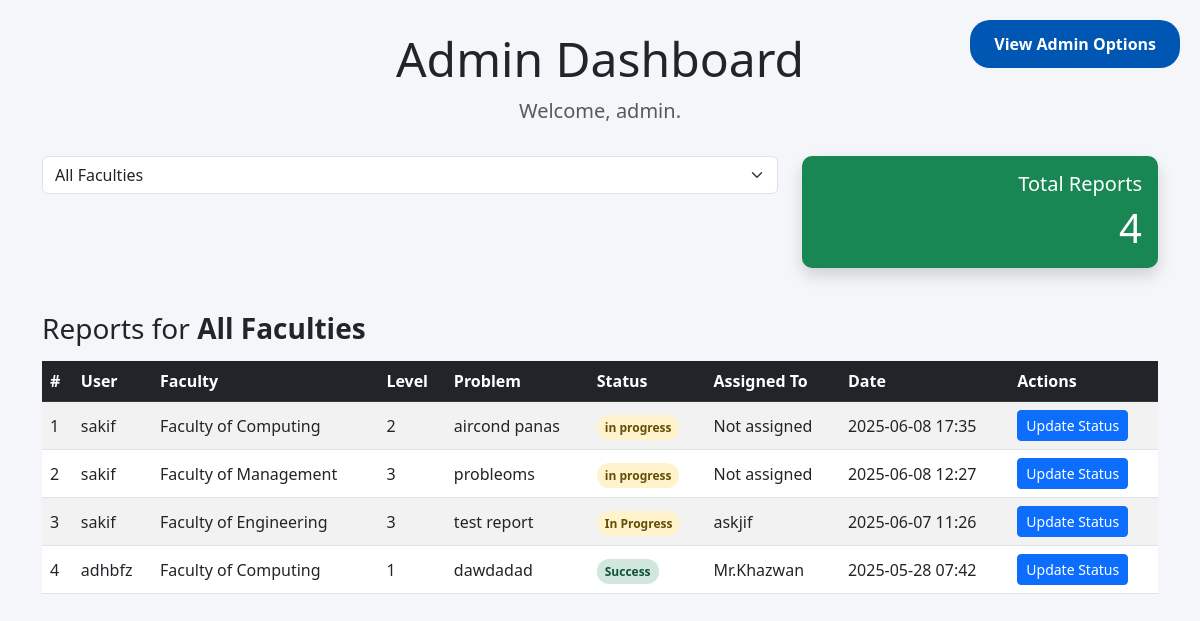
/report_admin (signed in), run on the app's committed database.
### app.py (models this page shows)
class User(db.Model, UserMixin):
    id = db.Column(db.Integer, primary_key=True)
    username = db.Column(db.String(100), unique=True, nullable=False)
    email = db.Column(db.String(100), unique=True, nullable=False)
    password = db.Column(db.String(200), nullable=False)
    role = db.Column(db.Integer, default=0)  # 0 = user, 1 = admin
    reports = db.relationship('Report', back_populates='user', cascade='all, delete-orphan')
    suggestions = db.relationship('Suggestion', back_populates='user', cascade='all, delete-orphan')
    comments = db.relationship('Comment', back_populates='user', cascade='all, delete-orphan')
    report_comments = db.relationship('ReportComment', back_populates='user', cascade='all, delete-orphan')
    votes = db.relationship('Vote', back_populates='user', cascade='all, delete-orphan')

class Report(db.Model):
    id = db.Column(db.Integer, primary_key=True)
    faculty = db.Column(db.String(100), nullable=False)
    level = db.Column(db.String(50), nullable=False)
    problem = db.Column(db.Text, nullable=False)
    image_filename = db.Column(db.String(200))
    date_created = db.Column(db.DateTime, default=datetime.utcnow)
    user_id = db.Column(db.Integer, db.ForeignKey('user.id'), nullable=False)
    status = db.Column(db.String(50), default='in progress')  # e.g., "in progress", "succeed", "failed"
    assigned_to = db.Column(db.String(100))  # Optional: Who is handling the report
    user = db.relationship('User', back_populates='reports')
    comments = db.relationship('ReportComment', back_populates='report', cascade='all, delete-orphan')

### app.py (the view)
    @app.route('/report_admin')
    @login_required
    def report_admin():
        if current_user.role != 1:
            return redirect(url_for('view'))
        faculties = Report.query.with_entities(Report.faculty).distinct().all()
        faculties = [f[0] for f in faculties]
        selected_faculty = request.args.get('faculty')
        query = Report.query
        if selected_faculty:
            query = query.filter_by(faculty=selected_faculty)
        reports = query.order_by(Report.date_created.desc()).all()
        return render_template('admin1.html',
                               reports=reports,
                               faculties=faculties,
                               selected_faculty=selected_faculty)

### templates/admin1.html (shortened to what this page needs)
<!DOCTYPE html>
<html lang="en">
<head>
    <link href="https://cdn.jsdelivr.net/npm/bootstrap@5.3.0/dist/css/bootstrap.min.css" rel="stylesheet" />
</head>
<body>
    <div class="top-right">
        <button onclick="location.href='/viewadmin'">View Admin Options</button>
    </div>
<div class="container dashboard">
    <div class="text-center admin-header">
        <h1 class="display-5">Admin Dashboard</h1>
        <p class="lead text-muted">Welcome, {{ current_user.username }}.</p>
    </div>
    <form method="get" class="row mb-4" id="faculty-form" action="/report_admin">
        <div class="col-md-8">
            <select class="form-select" name="faculty" id="faculty-select">
                <option value="">All Faculties</option>
            </select>
        </div>
        <div class="col-md-4 text-end">
            <div class="card text-white bg-success shadow">
                <div class="card-body">
                    <h5 class="card-title">Total Reports</h5>
                    <p class="card-text display-6">{{ reports|length }}</p>
                </div>
            </div>
        </div>
    </form>
    <div class="mt-4">
        <h3 class="mb-3">Reports for <strong>{{ selected_faculty if selected_faculty else 'All Faculties' }}</strong></h3>
        <div class="table-responsive">
            <table class="table table-striped table-hover align-middle" id="reports-table">
                <thead class="table-dark">
                    <tr>
                        <th>#</th>
                        <th>User</th>
                        <th>Faculty</th>
                        <th>Level</th>
                        <th>Problem</th>
                        <th>Status</th>
                        <th>Assigned To</th>
                        <th>Date</th>
                        <th>Actions</th>
                    </tr>
                </thead>
                <tbody>
                    {% for report in reports %}
                    <tr data-report-id="{{ report.id }}">
                        <td>{{ loop.index }}</td>
                        <td>{{ report.user.username }}</td>
                        <td>{{ report.faculty }}</td>
                        <td>{{ report.level }}</td>
                        <td>{{ report.problem|truncate(60) }}</td>
                        <td>
                            <span class="status-badge status-{{ report.status.lower().replace(' ', '-') if report.status else 'pending' }}">
                                {{ report.status if report.status else 'Pending' }}
                            </span>
                        </td>
                        <td>{{ report.assigned_to if report.assigned_to else 'Not assigned' }}</td>
                        <td>{{ report.date_created.strftime('%Y-%m-%d %H:%M') }}</td>
                        <td>
                            <button class="btn btn-sm btn-primary btn-view-status">Update Status</button>
                        </td>
                    </tr>
                    {% else %}
                    <tr>
                        <td colspan="9" class="text-center text-muted">No reports found for this faculty.</td>
                    </tr>
                    {% endfor %}
                </tbody>
            </table>
        </div>
    </div>
</div>
</body>
</html>

### templates/admin1.html (style rules this page uses)
body { background-color: #f4f6f9; font-family: 'Segoe UI', sans-serif; }
.dashboard { margin-top: 30px; margin-bottom: 50px; }
.card { margin-bottom: 20px; border: none; border-radius: 10px; }
.admin-header { margin-top: 20px; margin-bottom: 30px; }
.table th, .table td { vertical-align: middle; }
.status-badge { padding: 4px 8px; border-radius: 12px; font-size: 12px; font-weight: 600; }
.status-success { background-color: #d1e7dd; color: #0f5132; }
.status-in-progress { background-color: #fff3cd; color: #664d03; }
.top-right { position: absolute; top: 20px; right: 20px; }
.top-right button { padding: 12px 24px; border: none; border-radius: 20px; background-color: #0056b3; color: white; cursor: pointer; font-size: 16px; font-weight: bold; transition: background-color 0.3s ease; }

### data on the page
User: username "admin"
Report: user.username "sakif", faculty "Faculty of Computing", level "2", problem "aircond panas", status "in progress", assigned_to "Not assigned", date_created "2025-06-08 17:35"
Report: user.username "sakif", faculty "Faculty of Management", level "3", problem "probleoms", status "in progress", assigned_to "Not assigned", date_created "2025-06-08 12:27"
Report: user.username "sakif", faculty "Faculty of Engineering", level "3", problem "test report", status "In Progress", assigned_to "askjif", date_created "2025-06-07 11:26"
Report: user.username "adhbfz", faculty "Faculty of Computing", level "1", problem "dawdadad", status "Success", assigned_to "Mr.Khazwan", date_created "2025-05-28 07:42"

### other printed values
{{ reports|length }} "4"
{{ selected_faculty if selected_faculty else 'All Faculties' }} "All Faculties"
